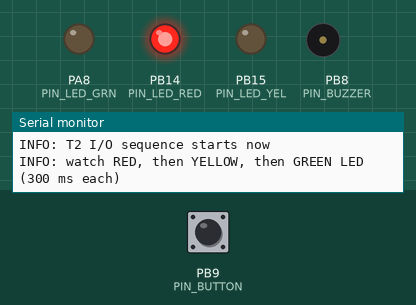
Recording of a sketch running on a simulated STM32 Blue Pill. Shown: output pins drawn as LEDs (lit = HIGH), buzzer (waves = sounding, pin HIGH), the last lines printed to the serial monitor. Inputs (shaded band) come from the test bench; at power-on: PB9 (PIN_BUTTON) HIGH.

Above: at 0.1 s.
At 1.0 s:
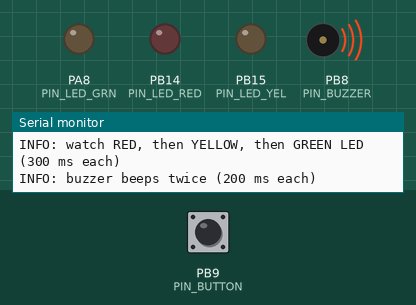
At 2.7 s:
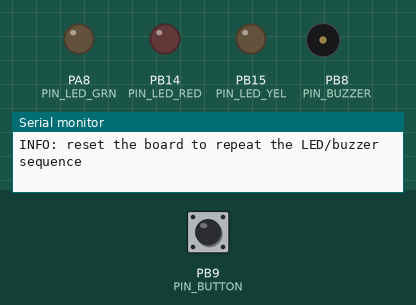
2.8 s: PB9 (PIN_BUTTON) pulled LOW for 0.15 s
Timing chart, 0 to 5.8 s (numbered marks = the images above; inputs shaded):
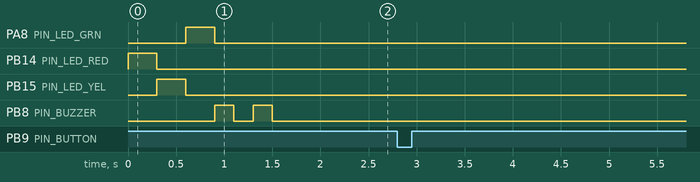

The sketch:

t2_io.ino
```cpp
// T2 I/O: 3 LEDs, buzzer (via BC547) and button.
// Pins match config.h (S10.2).

#define PIN_LED_RED   PB14   // HIGH = on (330 ohm to GND)
#define PIN_LED_YEL   PB15
#define PIN_LED_GRN   PA8
#define PIN_BUZZER    PB8    // BC547 base via 1k, HIGH = on
#define PIN_BUTTON    PB9    // to GND, internal pull-up, pressed = LOW

static bool buttonRaw = HIGH;
static bool buttonStable = HIGH;
static uint32_t lastEdge = 0;
static bool firstPressSeen = false;

static const uint32_t DEBOUNCE_MS = 30;

static void lamp(uint8_t pin, uint32_t ms) {
  digitalWrite(pin, HIGH);
  delay(ms);
  digitalWrite(pin, LOW);
}

static void beep(uint32_t ms) {
  digitalWrite(PIN_BUZZER, HIGH);
  delay(ms);
  digitalWrite(PIN_BUZZER, LOW);
}

void setup() {
  pinMode(PIN_LED_RED, OUTPUT);
  pinMode(PIN_LED_YEL, OUTPUT);
  pinMode(PIN_LED_GRN, OUTPUT);
  pinMode(PIN_BUZZER, OUTPUT);
  pinMode(PIN_BUTTON, INPUT_PULLUP);
  digitalWrite(PIN_LED_RED, LOW);
  digitalWrite(PIN_LED_YEL, LOW);
  digitalWrite(PIN_LED_GRN, LOW);
  digitalWrite(PIN_BUZZER, LOW);

  Serial.begin(115200);
  uint32_t t = millis();
  while (!Serial && millis() - t < 3000) {}

  Serial.println("INFO: T2 I/O sequence starts now");
  Serial.println("INFO: watch RED, then YELLOW, then GREEN LED (300 ms each)");
  lamp(PIN_LED_RED, 300);
  lamp(PIN_LED_YEL, 300);
  lamp(PIN_LED_GRN, 300);
  Serial.println("INFO: buzzer beeps twice (200 ms each)");
  beep(200);
  delay(200);
  beep(200);
  Serial.println("INFO: check: 3 LEDs lit in order, 2 beeps heard");
  Serial.println("INFO: now PRESS and RELEASE the button (PB9 to GND)");
  Serial.println("INFO: reset the board to repeat the LED/buzzer sequence");

  buttonRaw = digitalRead(PIN_BUTTON);
  buttonStable = buttonRaw;
  lastEdge = millis();
}

void loop() {
  bool raw = digitalRead(PIN_BUTTON);
  if (raw != buttonRaw) {
    buttonRaw = raw;
    lastEdge = millis();
  }
  if (millis() - lastEdge >= DEBOUNCE_MS && buttonRaw != buttonStable) {
    buttonStable = buttonRaw;
    if (buttonStable == LOW) {
      if (!firstPressSeen) {
        firstPressSeen = true;
        Serial.println("PASS: button press detected");
      }
      Serial.println("INFO: button pressed");
    } else {
      Serial.println("INFO: button released");
    }
  }
}
```
